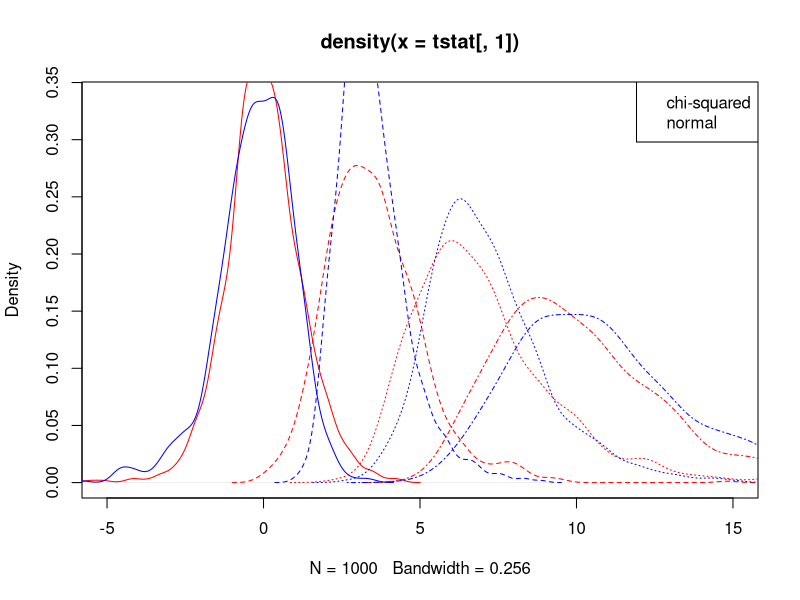

This figure's R source:

num.sim <- 1e3
n <- 10
df <- 5
deltavec <- c(0, 1 ,2, 3)
tstat <- tstaty <- matrix(NA, nrow = num.sim, ncol = length(deltavec))

set.seed(123)

for(i in 1:num.sim){
  for (k in 1:length(deltavec)){
    x <- (rchisq(n, df) - df)/sqrt(2*df) + deltavec[k]
    y <- rnorm(n) + deltavec[k]
    tstat[i, k] <- sqrt(n)*mean(x)/sd(x)
    tstaty[i, k] <- sqrt(n)*mean(y)/sd(y)
  }
}

plot(density(tstat[, 1]), typ = "n", xlim = c(-5, 15))
legend_text <- c()
for (k in 1:length(deltavec)){
  lines(density(tstaty[, k]), col = "red", lty = k)
  lines(density(tstat[, k]), col = "blue", lty = k)
  legend_text <- c(legend_text, col = k) 
}
legend('topright', legend = c("chi-squared", "normal"), col=c("red", "blue"))


